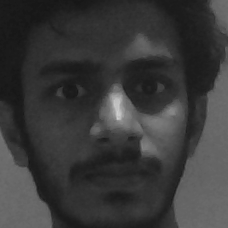
#> input picture core/training-data/s1/my_img110.png, 228 x 228 px
$ python newtest.py
#> lines starting #> are read from the running program, lines starting #| are printed output that depends on the picture; after the words box and inside, x2 and y2 are one past the last pixel; in counts of white or black regions, pixels touching at a corner belong together
import cv2
import sys
import os


def predict(test_img):
    img = test_img.copy()
    face, rect = detect_face(img)

    label, confidence = face_recognizer.predict(face)
    label_text = subjects[label]
    print('Hello ' + label_text)
    # draw_rectangle(img, rect)
    draw_text(img, label_text, rect[0], rect[1]-5)
    # draw_text(img, confidence, rect[0], rect[2]-5)
    print(confidence)

    return img
# except:
#     pass
#     # takephoto()


def detect_face(img):
    cascPath = 'data\\haarcascade_frontalface_alt2.xml'
    faceCascade = cv2.CascadeClassifier(cascPath)

    video_capture = cv2.VideoCapture(0)

    while True:
        # Capture frame-by-frame
        ret, frame = video_capture.read()

        gray = cv2.cvtColor(frame, cv2.COLOR_BGR2GRAY)

        faces = faceCascade.detectMultiScale(
            gray,
            scaleFactor=1.1,
            minNeighbors=5,
            minSize=(30, 30),
            flags=cv2.CASCADE_SCALE_IMAGE
        )

        # Draw a rectangle around the faces
        for (x, y, w, h) in faces:
            cv2.rectangle(frame, (x, y), (x+w, y+h), (0, 255, 0), 2)


        cv2.imshow('Video', frame)


        predicted_img1 = predict(frame)

        if cv2.waitKey(1) & 0xFF == ord('q'):
            break


        return gray[y:y+w, x:x+h], faces[0]
    video_capture.release()
    cv2.destroyAllWindows()


def prepare_training_data(data_folder_path):

#> called with data_folder_path = 'training-data'
    dirs = os.listdir(data_folder_path)

    faces = []
    labels = []

    for dir_name in dirs:
        if not dir_name.startswith("s"):
            continue;

        label = int(dir_name.replace("s", ""))

        subject_dir_path = data_folder_path + "/" + dir_name

        subject_images_names = os.listdir(subject_dir_path)


        for image_name in subject_images_names:

            if image_name.startswith("."):
                continue;

            image_path = subject_dir_path + "/" + image_name

            image = cv2.imread(image_path)
#> image is the input picture: shape (228, 228, 3); min 22, max 207, mean 57.5

            cv2.imshow("Training on image...", cv2.resize(image, (400, 500)))
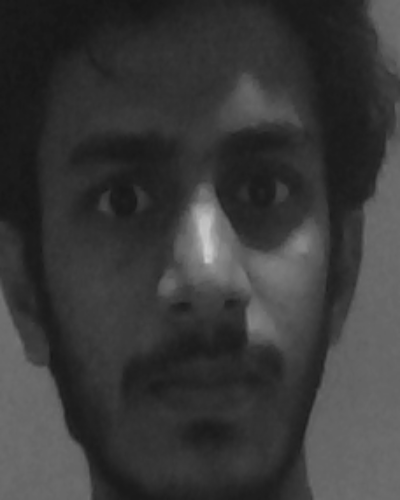
#> window 'Training on image...': shape (500, 400, 3); min 22, max 205, mean 57.4
            # cv2.waitKey(100)

            face, rect = detect_face(image)
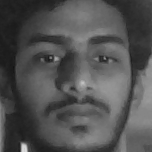
#> input picture core/test-data/test1.png, 152 x 152 px, given in place of the camera
#> in detect_face, frame is the input picture: shape (152, 152, 3); min 18, max 216, mean 82.1
#> in detect_face, `faces = faceCascade.detectMultiScale( gray, scaleFactor=1.1, minNeighb..`: faces = [[12, 11, 131, 131]]
#> the loop in detect_face, `for (x, y, w, h) in faces:` made 1 pass
#> after the loop in detect_face, `for (x, y, w, h) in faces:`:
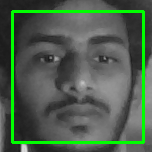
#> frame: shape (152, 152, 3); 6.79% of pixels changed, all inside (x1, y1, x2, y2) = (11, 10, 145, 144)
#> the loop in detect_face (call 2), `for (x, y, w, h) in faces:` made 1 pass


            if face is not None:
                faces.append(face)
                labels.append(label)

    cv2.destroyAllWindows()
    cv2.waitKey(1)
    cv2.destroyAllWindows()

    return faces, labels

print("Preparing data...")
#> (the run stopped early here; a loop or call above may not have finished)
